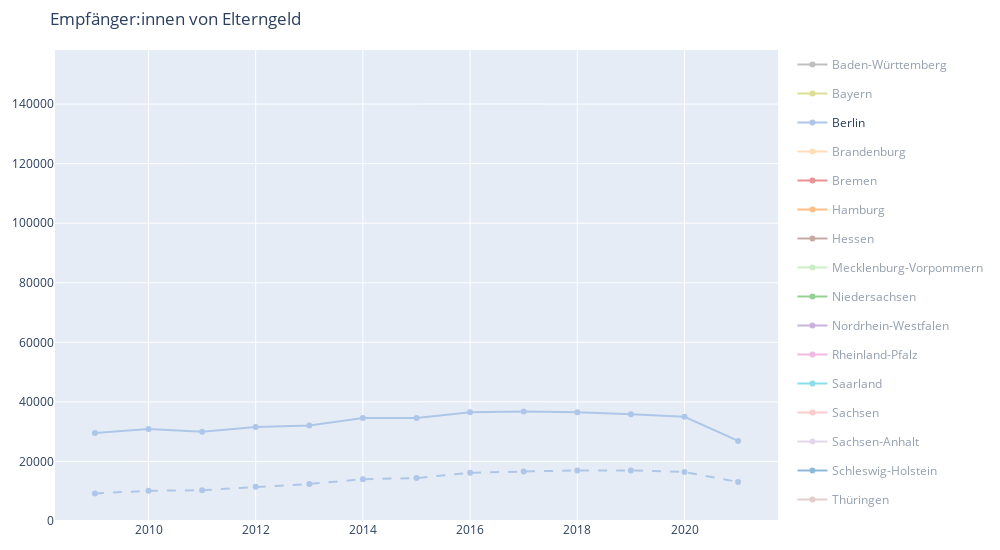

Source (notebook cell):
### Markdown cell above
## Empfangende von Elterngeld

### Code cell
eg = pd.read_parquet("../data/processed/eg_empf.parquet")

eg = eg.loc[eg.art.eq("Insgesamt")]
eg = eg.loc[eg.fm.ne("Insgesamt")]

eg = eg.groupby(["jahr", "land", "fm", "art"]).sum().drop("quartal", axis=1).reset_index()

eg["grp_display"] = eg.apply(
    lambda row: f"{'Mütter' if row.fm=='weiblich' else 'Väter'} in {row.land}",
    axis=1
)

eg = eg.sort_values(by=["jahr", "land", "fm"], ascending=[True, True, False]).reset_index(drop=True)
land_clr = {
    'Schleswig-Holstein': '#1f77b4',
    'Hamburg': '#ff7f0e',
    'Niedersachsen': '#2ca02c',
    'Bremen': '#d62728',
    'Nordrhein-Westfalen': '#9467bd',
    'Hessen': '#8c564b',
    'Rheinland-Pfalz': '#e377c2',
    'Baden-Württemberg': '#7f7f7f',
    'Bayern': '#bcbd22',
    'Saarland': '#17becf',
    'Berlin': '#aec7e8',
    'Brandenburg': '#ffbb78',
    'Mecklenburg-Vorpommern': '#98df8a',
    'Sachsen': '#ff9896',
    'Sachsen-Anhalt': '#c5b0d5',
    'Thüringen': '#c49c94',
}

fm_line = {
    "weiblich": "solid",
    "männlich": "dash",
}

fig = go.Figure()

for var, grp in eg.groupby(["land", "fm"]):
    fig.add_trace(
        go.Scatter(
            x=grp.jahr,
            y=grp.pers,
            mode="markers+lines",
            line=dict(
                dash=fm_line[var[1]],
                color=land_clr[var[0]]
            ),
            name=var[0],
            showlegend=var[1]=="weiblich",
            legendgroup=var[0],
            visible=True if var[0] == "Berlin" else "legendonly",
            customdata=grp.grp_display.values,
            hovertemplate="%{customdata}: %{y:f}<extra></extra>"
        )
    )

fig.update_layout(
    hovermode="x unified",
    width=1000,
    height=550,
    margin=dict(t=50, r=20, b=20, l=20),
    yaxis=dict(
        range=[0, eg.pers.max()],
        tickformat=".0f"
    ),
    title="Empfänger:innen von Elterngeld"
)

fig.show()

### Figure 1 — Plotly figure (JSON) as saved in the notebook; plotly's stock layout.template omitted (floating-point values rounded to 4 significant figures)
{"data": [{"customdata": ["Väter in Baden-Württemberg", "Väter in Baden-Württemberg", "Väter in Baden-Württemberg", "Väter in Baden-Württemberg", "Väter in Baden-Württemberg", "Väter in Baden-Württemberg", "Väter in Baden-Württemberg", "Väter in Baden-Württemberg", "Väter in Baden-Württemberg", "Väter in Baden-Württemberg", "Väter in Baden-Württemberg", "Väter in Baden-Württemberg", "Väter in Baden-Württemberg"], "hovertemplate": "%{customdata}: %{y:f}<extra></extra>", "legendgroup": "Baden-Württemberg", "line": {"color": "#7f7f7f", "dash": "dash"}, "mode": "markers+lines", "name": "Baden-Württemberg", "showlegend": false, "type": "scatter", "visible": "legendonly", "x": [2009, 2010, 2011, 2012, 2013, 2014, 2015, 2016, 2017, 2018, 2019, 2020, 2021], "y": [21064, 23716, 25872, 28861, 33269, 37034, 39061, 42398, 44699, 46890, 48199, 49058, 41281]}, {"customdata": ["Mütter in Baden-Württemberg", "Mütter in Baden-Württemberg", "Mütter in Baden-Württemberg", "Mütter in Baden-Württemberg", "Mütter in Baden-Württemberg", "Mütter in Baden-Württemberg", "Mütter in Baden-Württemberg", "Mütter in Baden-Württemberg", "Mütter in Baden-Württemberg", "Mütter in Baden-Württemberg", "Mütter in Baden-Württemberg", "Mütter in Baden-Württemberg", "Mütter in Baden-Württemberg"], "hovertemplate": "%{customdata}: %{y:f}<extra></extra>", "legendgroup": "Baden-Württemberg", "line": {"color": "#7f7f7f", "dash": "solid"}, "mode": "markers+lines", "name": "Baden-Württemberg", "showlegend": true, "type": "scatter", "visible": "legendonly", "x": [2009, 2010, 2011, 2012, 2013, 2014, 2015, 2016, 2017, 2018, 2019, 2020, 2021], "y": [85681, 86849, 84848, 86356, 90071, 94097, 95487, 100284, 102025, 103211, 103164, 103521, 82266]}, {"customdata": ["Väter in Bayern", "Väter in Bayern", "Väter in Bayern", "Väter in Bayern", "Väter in Bayern", "Väter in Bayern", "Väter in Bayern", "Väter in Bayern", "Väter in Bayern", "Väter in Bayern", "Väter in Bayern", "Väter in Bayern", "Väter in Bayern"], "hovertemplate": "%{customdata}: %{y:f}<extra></extra>", "legendgroup": "Bayern", "line": {"color": "#bcbd22", "dash": "dash"}, "mode": "markers+lines", "name": "Bayern", "showlegend": false, "type": "scatter", "visible": "legendonly", "x": [2009, 2010, 2011, 2012, 2013, 2014, 2015, 2016, 2017, 2018, 2019, 2020, 2021], "y": [30640, 33750, 36206, 39814, 43649, 47567, 50282, 54694, 56962, 59385, 61573, 62597, 52001]}, {"customdata": ["Mütter in Bayern", "Mütter in Bayern", "Mütter in Bayern", "Mütter in Bayern", "Mütter in Bayern", "Mütter in Bayern", "Mütter in Bayern", "Mütter in Bayern", "Mütter in Bayern", "Mütter in Bayern", "Mütter in Bayern", "Mütter in Bayern", "Mütter in Bayern"], "hovertemplate": "%{customdata}: %{y:f}<extra></extra>", "legendgroup": "Bayern", "line": {"color": "#bcbd22", "dash": "solid"}, "mode": "markers+lines", "name": "Bayern", "showlegend": true, "type": "scatter", "visible": "legendonly", "x": [2009, 2010, 2011, 2012, 2013, 2014, 2015, 2016, 2017, 2018, 2019, 2020, 2021], "y": [99090, 100798, 99176, 103188, 107152, 111045, 112184, 117617, 119356, 120357, 121403, 122668, 96752]}, {"customdata": ["Väter in Berlin", "Väter in Berlin", "Väter in Berlin", "Väter in Berlin", "Väter in Berlin", "Väter in Berlin", "Väter in Berlin", "Väter in Berlin", "Väter in Berlin", "Väter in Berlin", "Väter in Berlin", "Väter in Berlin", "Väter in Berlin"], "hovertemplate": "%{customdata}: %{y:f}<extra></extra>", "legendgroup": "Berlin", "line": {"color": "#aec7e8", "dash": "dash"}, "mode": "markers+lines", "name": "Berlin", "showlegend": false, "type": "scatter", "visible": true, "x": [2009, 2010, 2011, 2012, 2013, 2014, 2015, 2016, 2017, 2018, 2019, 2020, 2021], "y": [9257, 10147, 10343, 11478, 12427, 14041, 14412, 16210, 16657, 16990, 16968, 16451, 13115]}, {"customdata": ["Mütter in Berlin", "Mütter in Berlin", "Mütter in Berlin", "Mütter in Berlin", "Mütter in Berlin", "Mütter in Berlin", "Mütter in Berlin", "Mütter in Berlin", "Mütter in Berlin", "Mütter in Berlin", "Mütter in Berlin", "Mütter in Berlin", "Mütter in Berlin"], "hovertemplate": "%{customdata}: %{y:f}<extra></extra>", "legendgroup": "Berlin", "line": {"color": "#aec7e8", "dash": "solid"}, "mode": "markers+lines", "name": "Berlin", "showlegend": true, "type": "scatter", "visible": true, "x": [2009, 2010, 2011, 2012, 2013, 2014, 2015, 2016, 2017, 2018, 2019, 2020, 2021], "y": [29542, 30860, 29996, 31603, 32065, 34593, 34581, 36531, 36759, 36491, 35844, 34979, 26895]}, {"customdata": ["Väter in Brandenburg", "Väter in Brandenburg", "Väter in Brandenburg", "Väter in Brandenburg", "Väter in Brandenburg", "Väter in Brandenburg", "Väter in Brandenburg", "Väter in Brandenburg", "Väter in Brandenburg", "Väter in Brandenburg", "Väter in Brandenburg", "Väter in Brandenburg", "Väter in Brandenburg"], "hovertemplate": "%{customdata}: %{y:f}<extra></extra>", "legendgroup": "Brandenburg", "line": {"color": "#ffbb78", "dash": "dash"}, "mode": "markers+lines", "name": "Brandenburg", "showlegend": false, "type": "scatter", "visible": "legendonly", "x": [2009, 2010, 2011, 2012, 2013, 2014, 2015, 2016, 2017, 2018, 2019, 2020, 2021], "y": [4840, 5127, 5284, 5751, 6298, 6940, 7317, 8330, 8693, 8959, 8908, 8695, 6922]}, {"customdata": ["Mütter in Brandenburg", "Mütter in Brandenburg", "Mütter in Brandenburg", "Mütter in Brandenburg", "Mütter in Brandenburg", "Mütter in Brandenburg", "Mütter in Brandenburg", "Mütter in Brandenburg", "Mütter in Brandenburg", "Mütter in Brandenburg", "Mütter in Brandenburg", "Mütter in Brandenburg", "Mütter in Brandenburg"], "hovertemplate": "%{customdata}: %{y:f}<extra></extra>", "legendgroup": "Brandenburg", "line": {"color": "#ffbb78", "dash": "solid"}, "mode": "markers+lines", "name": "Brandenburg", "showlegend": true, "type": "scatter", "visible": "legendonly", "x": [2009, 2010, 2011, 2012, 2013, 2014, 2015, 2016, 2017, 2018, 2019, 2020, 2021], "y": [17643, 18057, 17350, 17571, 17821, 18509, 18211, 19549, 19299, 19451, 18415, 18094, 13794]}, {"customdata": ["Väter in Bremen", "Väter in Bremen", "Väter in Bremen", "Väter in Bremen", "Väter in Bremen", "Väter in Bremen", "Väter in Bremen", "Väter in Bremen", "Väter in Bremen", "Väter in Bremen", "Väter in Bremen", "Väter in Bremen", "Väter in Bremen"], "hovertemplate": "%{customdata}: %{y:f}<extra></extra>", "legendgroup": "Bremen", "line": {"color": "#d62728", "dash": "dash"}, "mode": "markers+lines", "name": "Bremen", "showlegend": false, "type": "scatter", "visible": "legendonly", "x": [2009, 2010, 2011, 2012, 2013, 2014, 2015, 2016, 2017, 2018, 2019, 2020, 2021], "y": [976, 1020, 1102, 1218, 1415, 1619, 1760, 2005, 2197, 2343, 2436, 2193, 1865]}, {"customdata": ["Mütter in Bremen", "Mütter in Bremen", "Mütter in Bremen", "Mütter in Bremen", "Mütter in Bremen", "Mütter in Bremen", "Mütter in Bremen", "Mütter in Bremen", "Mütter in Bremen", "Mütter in Bremen", "Mütter in Bremen", "Mütter in Bremen", "Mütter in Bremen"], "hovertemplate": "%{customdata}: %{y:f}<extra></extra>", "legendgroup": "Bremen", "line": {"color": "#d62728", "dash": "solid"}, "mode": "markers+lines", "name": "Bremen", "showlegend": true, "type": "scatter", "visible": "legendonly", "x": [2009, 2010, 2011, 2012, 2013, 2014, 2015, 2016, 2017, 2018, 2019, 2020, 2021], "y": [5076, 5079, 4892, 5154, 5317, 5777, 6090, 6212, 6356, 6488, 6463, 6264, 4838]}, {"customdata": ["Väter in Hamburg", "Väter in Hamburg", "Väter in Hamburg", "Väter in Hamburg", "Väter in Hamburg", "Väter in Hamburg", "Väter in Hamburg", "Väter in Hamburg", "Väter in Hamburg", "Väter in Hamburg", "Väter in Hamburg", "Väter in Hamburg", "Väter in Hamburg"], "hovertemplate": "%{customdata}: %{y:f}<extra></extra>", "legendgroup": "Hamburg", "line": {"color": "#ff7f0e", "dash": "dash"}, "mode": "markers+lines", "name": "Hamburg", "showlegend": false, "type": "scatter", "visible": "legendonly", "x": [2009, 2010, 2011, 2012, 2013, 2014, 2015, 2016, 2017, 2018, 2019, 2020, 2021], "y": [4379, 4688, 4991, 5627, 6348, 7088, 7446, 8129, 8444, 8803, 8912, 8491, 7014]}, {"customdata": ["Mütter in Hamburg", "Mütter in Hamburg", "Mütter in Hamburg", "Mütter in Hamburg", "Mütter in Hamburg", "Mütter in Hamburg", "Mütter in Hamburg", "Mütter in Hamburg", "Mütter in Hamburg", "Mütter in Hamburg", "Mütter in Hamburg", "Mütter in Hamburg", "Mütter in Hamburg"], "hovertemplate": "%{customdata}: %{y:f}<extra></extra>", "legendgroup": "Hamburg", "line": {"color": "#ff7f0e", "dash": "solid"}, "mode": "markers+lines", "name": "Hamburg", "showlegend": true, "type": "scatter", "visible": "legendonly", "x": [2009, 2010, 2011, 2012, 2013, 2014, 2015, 2016, 2017, 2018, 2019, 2020, 2021], "y": [15768, 16222, 15838, 16386, 17142, 18124, 18174, 19528, 19530, 19358, 19156, 18615, 14720]}, {"customdata": ["Väter in Hessen", "Väter in Hessen", "Väter in Hessen", "Väter in Hessen", "Väter in Hessen", "Väter in Hessen", "Väter in Hessen", "Väter in Hessen", "Väter in Hessen", "Väter in Hessen", "Väter in Hessen", "Väter in Hessen", "Väter in Hessen"], "hovertemplate": "%{customdata}: %{y:f}<extra></extra>", "legendgroup": "Hessen", "line": {"color": "#8c564b", "dash": "dash"}, "mode": "markers+lines", "name": "Hessen", "showlegend": false, "type": "scatter", "visible": "legendonly", "x": [2009, 2010, 2011, 2012, 2013, 2014, 2015, 2016, 2017, 2018, 2019, 2020, 2021], "y": [11274, 12494, 13185, 14407, 15637, 17735, 18260, 20111, 21192, 21921, 21910, 21868, 18186]}, {"customdata": ["Mütter in Hessen", "Mütter in Hessen", "Mütter in Hessen", "Mütter in Hessen", "Mütter in Hessen", "Mütter in Hessen", "Mütter in Hessen", "Mütter in Hessen", "Mütter in Hessen", "Mütter in Hessen", "Mütter in Hessen", "Mütter in Hessen", "Mütter in Hessen"], "hovertemplate": "%{customdata}: %{y:f}<extra></extra>", "legendgroup": "Hessen", "line": {"color": "#8c564b", "dash": "solid"}, "mode": "markers+lines", "name": "Hessen", "showlegend": true, "type": "scatter", "visible": "legendonly", "x": [2009, 2010, 2011, 2012, 2013, 2014, 2015, 2016, 2017, 2018, 2019, 2020, 2021], "y": [48203, 49198, 48397, 48693, 50097, 52252, 52663, 55179, 55674, 56077, 55287, 54732, 43031]}, {"customdata": ["Väter in Mecklenburg-Vorpommern", "Väter in Mecklenburg-Vorpommern", "Väter in Mecklenburg-Vorpommern", "Väter in Mecklenburg-Vorpommern", "Väter in Mecklenburg-Vorpommern", "Väter in Mecklenburg-Vorpommern", "Väter in Mecklenburg-Vorpommern", "Väter in Mecklenburg-Vorpommern", "Väter in Mecklenburg-Vorpommern", "Väter in Mecklenburg-Vorpommern", "Väter in Mecklenburg-Vorpommern", "Väter in Mecklenburg-Vorpommern", "Väter in Mecklenburg-Vorpommern"], "hovertemplate": "%{customdata}: %{y:f}<extra></extra>", "legendgroup": "Mecklenburg-Vorpommern", "line": {"color": "#98df8a", "dash": "dash"}, "mode": "markers+lines", "name": "Mecklenburg-Vorpommern", "showlegend": false, "type": "scatter", "visible": "legendonly", "x": [2009, 2010, 2011, 2012, 2013, 2014, 2015, 2016, 2017, 2018, 2019, 2020, 2021], "y": [2913, 3049, 2734, 3091, 3258, 3532, 3920, 4453, 4540, 4747, 4770, 4699, 3770]}, {"customdata": ["Mütter in Mecklenburg-Vorpommern", "Mütter in Mecklenburg-Vorpommern", "Mütter in Mecklenburg-Vorpommern", "Mütter in Mecklenburg-Vorpommern", "Mütter in Mecklenburg-Vorpommern", "Mütter in Mecklenburg-Vorpommern", "Mütter in Mecklenburg-Vorpommern", "Mütter in Mecklenburg-Vorpommern", "Mütter in Mecklenburg-Vorpommern", "Mütter in Mecklenburg-Vorpommern", "Mütter in Mecklenburg-Vorpommern", "Mütter in Mecklenburg-Vorpommern", "Mütter in Mecklenburg-Vorpommern"], "hovertemplate": "%{customdata}: %{y:f}<extra></extra>", "legendgroup": "Mecklenburg-Vorpommern", "line": {"color": "#98df8a", "dash": "solid"}, "mode": "markers+lines", "name": "Mecklenburg-Vorpommern", "showlegend": true, "type": "scatter", "visible": "legendonly", "x": [2009, 2010, 2011, 2012, 2013, 2014, 2015, 2016, 2017, 2018, 2019, 2020, 2021], "y": [12409, 12682, 12007, 12128, 12182, 12357, 12418, 12490, 12341, 12302, 11991, 11374, 8539]}, {"customdata": ["Väter in Niedersachsen", "Väter in Niedersachsen", "Väter in Niedersachsen", "Väter in Niedersachsen", "Väter in Niedersachsen", "Väter in Niedersachsen", "Väter in Niedersachsen", "Väter in Niedersachsen", "Väter in Niedersachsen", "Väter in Niedersachsen", "Väter in Niedersachsen", "Väter in Niedersachsen", "Väter in Niedersachsen"], "hovertemplate": "%{customdata}: %{y:f}<extra></extra>", "legendgroup": "Niedersachsen", "line": {"color": "#2ca02c", "dash": "dash"}, "mode": "markers+lines", "name": "Niedersachsen", "showlegend": false, "type": "scatter", "visible": "legendonly", "x": [2009, 2010, 2011, 2012, 2013, 2014, 2015, 2016, 2017, 2018, 2019, 2020, 2021], "y": [12851, 13971, 14678, 15979, 18159, 21202, 22419, 25558, 26809, 28685, 30043, 30220, 25428]}, {"customdata": ["Mütter in Niedersachsen", "Mütter in Niedersachsen", "Mütter in Niedersachsen", "Mütter in Niedersachsen", "Mütter in Niedersachsen", "Mütter in Niedersachsen", "Mütter in Niedersachsen", "Mütter in Niedersachsen", "Mütter in Niedersachsen", "Mütter in Niedersachsen", "Mütter in Niedersachsen", "Mütter in Niedersachsen", "Mütter in Niedersachsen"], "hovertemplate": "%{customdata}: %{y:f}<extra></extra>", "legendgroup": "Niedersachsen", "line": {"color": "#2ca02c", "dash": "solid"}, "mode": "markers+lines", "name": "Niedersachsen", "showlegend": true, "type": "scatter", "visible": "legendonly", "x": [2009, 2010, 2011, 2012, 2013, 2014, 2015, 2016, 2017, 2018, 2019, 2020, 2021], "y": [58916, 59928, 57532, 58713, 60835, 64480, 63839, 68570, 68823, 69680, 69441, 69938, 54822]}, {"customdata": ["Väter in Nordrhein-Westfalen", "Väter in Nordrhein-Westfalen", "Väter in Nordrhein-Westfalen", "Väter in Nordrhein-Westfalen", "Väter in Nordrhein-Westfalen", "Väter in Nordrhein-Westfalen", "Väter in Nordrhein-Westfalen", "Väter in Nordrhein-Westfalen", "Väter in Nordrhein-Westfalen", "Väter in Nordrhein-Westfalen", "Väter in Nordrhein-Westfalen", "Väter in Nordrhein-Westfalen", "Väter in Nordrhein-Westfalen"], "hovertemplate": "%{customdata}: %{y:f}<extra></extra>", "legendgroup": "Nordrhein-Westfalen", "line": {"color": "#9467bd", "dash": "dash"}, "mode": "markers+lines", "name": "Nordrhein-Westfalen", "showlegend": false, "type": "scatter", "visible": "legendonly", "x": [2009, 2010, 2011, 2012, 2013, 2014, 2015, 2016, 2017, 2018, 2019, 2020, 2021], "y": [25646, 27580, 28214, 30397, 36500, 41515, 44184, 50486, 53872, 57523, 58819, 59733, 50038]}, {"customdata": ["Mütter in Nordrhein-Westfalen", "Mütter in Nordrhein-Westfalen", "Mütter in Nordrhein-Westfalen", "Mütter in Nordrhein-Westfalen", "Mütter in Nordrhein-Westfalen", "Mütter in Nordrhein-Westfalen", "Mütter in Nordrhein-Westfalen", "Mütter in Nordrhein-Westfalen", "Mütter in Nordrhein-Westfalen", "Mütter in Nordrhein-Westfalen", "Mütter in Nordrhein-Westfalen", "Mütter in Nordrhein-Westfalen", "Mütter in Nordrhein-Westfalen"], "hovertemplate": "%{customdata}: %{y:f}<extra></extra>", "legendgroup": "Nordrhein-Westfalen", "line": {"color": "#9467bd", "dash": "solid"}, "mode": "markers+lines", "name": "Nordrhein-Westfalen", "showlegend": true, "type": "scatter", "visible": "legendonly", "x": [2009, 2010, 2011, 2012, 2013, 2014, 2015, 2016, 2017, 2018, 2019, 2020, 2021], "y": [136298, 138335, 132414, 135392, 139406, 147066, 147438, 155064, 156397, 158148, 156125, 156208, 122089]}, {"customdata": ["Väter in Rheinland-Pfalz", "Väter in Rheinland-Pfalz", "Väter in Rheinland-Pfalz", "Väter in Rheinland-Pfalz", "Väter in Rheinland-Pfalz", "Väter in Rheinland-Pfalz", "Väter in Rheinland-Pfalz", "Väter in Rheinland-Pfalz", "Väter in Rheinland-Pfalz", "Väter in Rheinland-Pfalz", "Väter in Rheinland-Pfalz", "Väter in Rheinland-Pfalz", "Väter in Rheinland-Pfalz"], "hovertemplate": "%{customdata}: %{y:f}<extra></extra>", "legendgroup": "Rheinland-Pfalz", "line": {"color": "#e377c2", "dash": "dash"}, "mode": "markers+lines", "name": "Rheinland-Pfalz", "showlegend": false, "type": "scatter", "visible": "legendonly", "x": [2009, 2010, 2011, 2012, 2013, 2014, 2015, 2016, 2017, 2018, 2019, 2020, 2021], "y": [5878, 6489, 6879, 7326, 8451, 9818, 10378, 11611, 12248, 12978, 13525, 13687, 11392]}, {"customdata": ["Mütter in Rheinland-Pfalz", "Mütter in Rheinland-Pfalz", "Mütter in Rheinland-Pfalz", "Mütter in Rheinland-Pfalz", "Mütter in Rheinland-Pfalz", "Mütter in Rheinland-Pfalz", "Mütter in Rheinland-Pfalz", "Mütter in Rheinland-Pfalz", "Mütter in Rheinland-Pfalz", "Mütter in Rheinland-Pfalz", "Mütter in Rheinland-Pfalz", "Mütter in Rheinland-Pfalz", "Mütter in Rheinland-Pfalz"], "hovertemplate": "%{customdata}: %{y:f}<extra></extra>", "legendgroup": "Rheinland-Pfalz", "line": {"color": "#e377c2", "dash": "solid"}, "mode": "markers+lines", "name": "Rheinland-Pfalz", "showlegend": true, "type": "scatter", "visible": "legendonly", "x": [2009, 2010, 2011, 2012, 2013, 2014, 2015, 2016, 2017, 2018, 2019, 2020, 2021], "y": [29009, 29791, 29011, 29055, 30553, 31893, 32390, 34387, 34717, 34889, 34192, 34679, 27292]}, {"customdata": ["Väter in Saarland", "Väter in Saarland", "Väter in Saarland", "Väter in Saarland", "Väter in Saarland", "Väter in Saarland", "Väter in Saarland", "Väter in Saarland", "Väter in Saarland", "Väter in Saarland", "Väter in Saarland", "Väter in Saarland", "Väter in Saarland"], "hovertemplate": "%{customdata}: %{y:f}<extra></extra>", "legendgroup": "Saarland", "line": {"color": "#17becf", "dash": "dash"}, "mode": "markers+lines", "name": "Saarland", "showlegend": false, "type": "scatter", "visible": "legendonly", "x": [2009, 2010, 2011, 2012, 2013, 2014, 2015, 2016, 2017, 2018, 2019, 2020, 2021], "y": [982, 1095, 1241, 1251, 1398, 1723, 1815, 2247, 2252, 2276, 2477, 2653, 2129]}, {"customdata": ["Mütter in Saarland", "Mütter in Saarland", "Mütter in Saarland", "Mütter in Saarland", "Mütter in Saarland", "Mütter in Saarland", "Mütter in Saarland", "Mütter in Saarland", "Mütter in Saarland", "Mütter in Saarland", "Mütter in Saarland", "Mütter in Saarland", "Mütter in Saarland"], "hovertemplate": "%{customdata}: %{y:f}<extra></extra>", "legendgroup": "Saarland", "line": {"color": "#17becf", "dash": "solid"}, "mode": "markers+lines", "name": "Saarland", "showlegend": true, "type": "scatter", "visible": "legendonly", "x": [2009, 2010, 2011, 2012, 2013, 2014, 2015, 2016, 2017, 2018, 2019, 2020, 2021], "y": [6612, 6578, 6597, 6536, 6589, 7082, 7138, 7734, 7822, 7713, 7626, 7697, 6032]}, {"customdata": ["Väter in Sachsen", "Väter in Sachsen", "Väter in Sachsen", "Väter in Sachsen", "Väter in Sachsen", "Väter in Sachsen", "Väter in Sachsen", "Väter in Sachsen", "Väter in Sachsen", "Väter in Sachsen", "Väter in Sachsen", "Väter in Sachsen", "Väter in Sachsen"], "hovertemplate": "%{customdata}: %{y:f}<extra></extra>", "legendgroup": "Sachsen", "line": {"color": "#ff9896", "dash": "dash"}, "mode": "markers+lines", "name": "Sachsen", "showlegend": false, "type": "scatter", "visible": "legendonly", "x": [2009, 2010, 2011, 2012, 2013, 2014, 2015, 2016, 2017, 2018, 2019, 2020, 2021], "y": [10237, 11162, 11936, 12976, 14168, 15861, 16614, 17691, 18427, 18396, 18145, 17485, 13421]}, {"customdata": ["Mütter in Sachsen", "Mütter in Sachsen", "Mütter in Sachsen", "Mütter in Sachsen", "Mütter in Sachsen", "Mütter in Sachsen", "Mütter in Sachsen", "Mütter in Sachsen", "Mütter in Sachsen", "Mütter in Sachsen", "Mütter in Sachsen", "Mütter in Sachsen", "Mütter in Sachsen"], "hovertemplate": "%{customdata}: %{y:f}<extra></extra>", "legendgroup": "Sachsen", "line": {"color": "#ff9896", "dash": "solid"}, "mode": "markers+lines", "name": "Sachsen", "showlegend": true, "type": "scatter", "visible": "legendonly", "x": [2009, 2010, 2011, 2012, 2013, 2014, 2015, 2016, 2017, 2018, 2019, 2020, 2021], "y": [32875, 33862, 32990, 33480, 33951, 35088, 34781, 35659, 35190, 34137, 32855, 31825, 23674]}, {"customdata": ["Väter in Sachsen-Anhalt", "Väter in Sachsen-Anhalt", "Väter in Sachsen-Anhalt", "Väter in Sachsen-Anhalt", "Väter in Sachsen-Anhalt", "Väter in Sachsen-Anhalt", "Väter in Sachsen-Anhalt", "Väter in Sachsen-Anhalt", "Väter in Sachsen-Anhalt", "Väter in Sachsen-Anhalt", "Väter in Sachsen-Anhalt", "Väter in Sachsen-Anhalt", "Väter in Sachsen-Anhalt"], "hovertemplate": "%{customdata}: %{y:f}<extra></extra>", "legendgroup": "Sachsen-Anhalt", "line": {"color": "#c5b0d5", "dash": "dash"}, "mode": "markers+lines", "name": "Sachsen-Anhalt", "showlegend": false, "type": "scatter", "visible": "legendonly", "x": [2009, 2010, 2011, 2012, 2013, 2014, 2015, 2016, 2017, 2018, 2019, 2020, 2021], "y": [3170, 3278, 3536, 3721, 4250, 4723, 5237, 5969, 6264, 6396, 6295, 6186, 4935]}, {"customdata": ["Mütter in Sachsen-Anhalt", "Mütter in Sachsen-Anhalt", "Mütter in Sachsen-Anhalt", "Mütter in Sachsen-Anhalt", "Mütter in Sachsen-Anhalt", "Mütter in Sachsen-Anhalt", "Mütter in Sachsen-Anhalt", "Mütter in Sachsen-Anhalt", "Mütter in Sachsen-Anhalt", "Mütter in Sachsen-Anhalt", "Mütter in Sachsen-Anhalt", "Mütter in Sachsen-Anhalt", "Mütter in Sachsen-Anhalt"], "hovertemplate": "%{customdata}: %{y:f}<extra></extra>", "legendgroup": "Sachsen-Anhalt", "line": {"color": "#c5b0d5", "dash": "solid"}, "mode": "markers+lines", "name": "Sachsen-Anhalt", "showlegend": true, "type": "scatter", "visible": "legendonly", "x": [2009, 2010, 2011, 2012, 2013, 2014, 2015, 2016, 2017, 2018, 2019, 2020, 2021], "y": [15998, 15945, 15651, 15779, 16200, 16502, 16318, 16660, 16626, 16148, 15521, 15053, 11458]}, {"customdata": ["Väter in Schleswig-Holstein", "Väter in Schleswig-Holstein", "Väter in Schleswig-Holstein", "Väter in Schleswig-Holstein", "Väter in Schleswig-Holstein", "Väter in Schleswig-Holstein", "Väter in Schleswig-Holstein", "Väter in Schleswig-Holstein", "Väter in Schleswig-Holstein", "Väter in Schleswig-Holstein", "Väter in Schleswig-Holstein", "Väter in Schleswig-Holstein", "Väter in Schleswig-Holstein"], "hovertemplate": "%{customdata}: %{y:f}<extra></extra>", "legendgroup": "Schleswig-Holstein", "line": {"color": "#1f77b4", "dash": "dash"}, "mode": "markers+lines", "name": "Schleswig-Holstein", "showlegend": false, "type": "scatter", "visible": "legendonly", "x": [2009, 2010, 2011, 2012, 2013, 2014, 2015, 2016, 2017, 2018, 2019, 2020, 2021], "y": [4165, 4741, 4864, 5203, 5780, 6675, 6852, 7825, 8138, 8632, 8736, 8703, 7468]}, {"customdata": ["Mütter in Schleswig-Holstein", "Mütter in Schleswig-Holstein", "Mütter in Schleswig-Holstein", "Mütter in Schleswig-Holstein", "Mütter in Schleswig-Holstein", "Mütter in Schleswig-Holstein", "Mütter in Schleswig-Holstein", "Mütter in Schleswig-Holstein", "Mütter in Schleswig-Holstein", "Mütter in Schleswig-Holstein", "Mütter in Schleswig-Holstein", "Mütter in Schleswig-Holstein", "Mütter in Schleswig-Holstein"], "hovertemplate": "%{customdata}: %{y:f}<extra></extra>", "legendgroup": "Schleswig-Holstein", "line": {"color": "#1f77b4", "dash": "solid"}, "mode": "markers+lines", "name": "Schleswig-Holstein", "showlegend": true, "type": "scatter", "visible": "legendonly", "x": [2009, 2010, 2011, 2012, 2013, 2014, 2015, 2016, 2017, 2018, 2019, 2020, 2021], "y": [20885, 21385, 20034, 20855, 20963, 22020, 21878, 22780, 22931, 23055, 22558, 22572, 17938]}, {"customdata": ["Väter in Thüringen", "Väter in Thüringen", "Väter in Thüringen", "Väter in Thüringen", "Väter in Thüringen", "Väter in Thüringen", "Väter in Thüringen", "Väter in Thüringen", "Väter in Thüringen", "Väter in Thüringen", "Väter in Thüringen", "Väter in Thüringen", "Väter in Thüringen"], "hovertemplate": "%{customdata}: %{y:f}<extra></extra>", "legendgroup": "Thüringen", "line": {"color": "#c49c94", "dash": "dash"}, "mode": "markers+lines", "name": "Thüringen", "showlegend": false, "type": "scatter", "visible": "legendonly", "x": [2009, 2010, 2011, 2012, 2013, 2014, 2015, 2016, 2017, 2018, 2019, 2020, 2021], "y": [4650, 4975, 5324, 5829, 6395, 7219, 7471, 7972, 8244, 8210, 7969, 7626, 5965]}, {"customdata": ["Mütter in Thüringen", "Mütter in Thüringen", "Mütter in Thüringen", "Mütter in Thüringen", "Mütter in Thüringen", "Mütter in Thüringen", "Mütter in Thüringen", "Mütter in Thüringen", "Mütter in Thüringen", "Mütter in Thüringen", "Mütter in Thüringen", "Mütter in Thüringen", "Mütter in Thüringen"], "hovertemplate": "%{customdata}: %{y:f}<extra></extra>", "legendgroup": "Thüringen", "line": {"color": "#c49c94", "dash": "solid"}, "mode": "markers+lines", "name": "Thüringen", "showlegend": true, "type": "scatter", "visible": "legendonly", "x": [2009, 2010, 2011, 2012, 2013, 2014, 2015, 2016, 2017, 2018, 2019, 2020, 2021], "y": [16269, 16893, 16466, 16778, 17115, 17449, 17068, 17441, 17153, 16611, 15797, 15267, 11432]}], "layout": {"height": 550, "hovermode": "x unified", "margin": {"b": 20, "l": 20, "r": 20, "t": 50}, "title": {"text": "Empfänger:innen von Elterngeld"}, "width": 1000, "yaxis": {"range": [0, 158148], "tickformat": ".0f"}}}
